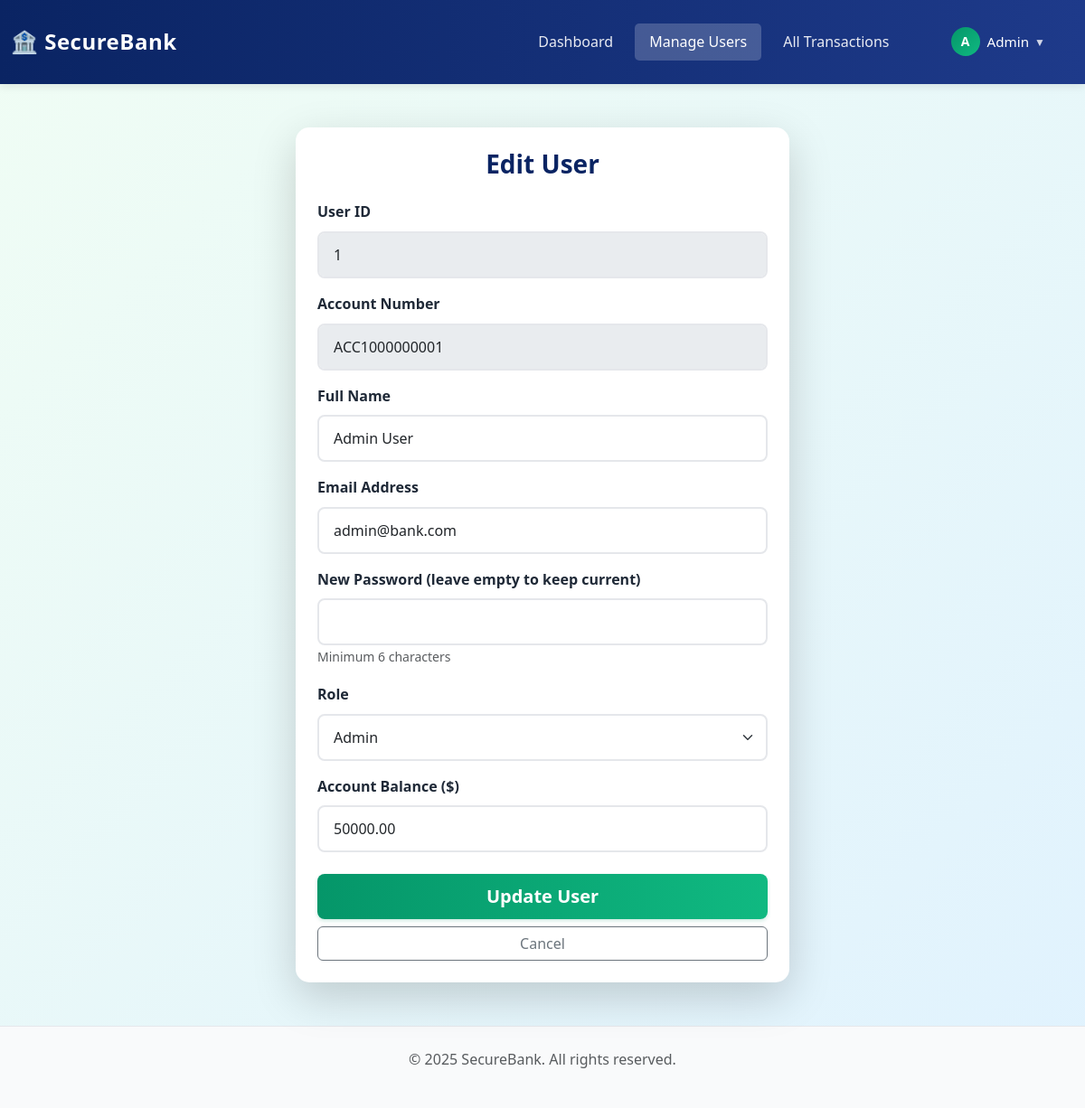
/admin/edit_user.php?id=1 (signed in), run on the app's committed database.
### tables this page shows
CREATE TABLE accounts (
    account_id INT AUTO_INCREMENT PRIMARY KEY,
    user_id INT NOT NULL,
    account_number VARCHAR(20) UNIQUE NOT NULL,
    current_balance DECIMAL(15, 2) DEFAULT 10000.00,
    created_at TIMESTAMP DEFAULT CURRENT_TIMESTAMP,
    updated_at TIMESTAMP DEFAULT CURRENT_TIMESTAMP ON UPDATE CURRENT_TIMESTAMP,
    FOREIGN KEY (user_id) REFERENCES users(user_id) ON DELETE CASCADE,
    INDEX idx_user_id (user_id),
    INDEX idx_account_number (account_number)
);

CREATE TABLE users (
    user_id INT AUTO_INCREMENT PRIMARY KEY,
    name VARCHAR(100) NOT NULL,
    email VARCHAR(100) UNIQUE NOT NULL,
    password_hash VARCHAR(255) NOT NULL,
    role ENUM('Admin', 'Customer') DEFAULT 'Customer',
    created_at TIMESTAMP DEFAULT CURRENT_TIMESTAMP,
    updated_at TIMESTAMP DEFAULT CURRENT_TIMESTAMP ON UPDATE CURRENT_TIMESTAMP,
    INDEX idx_email (email),
    INDEX idx_role (role)
);

### admin/edit_user.php (the view, shortened to what this page needs)
<?php
$conn = getDBConnection();
$firstName = explode(' ', $_SESSION['name'])[0];
$user_id = intval($_GET['id']);
$stmt = $conn->prepare("
    SELECT u.*, a.current_balance, a.account_number
    FROM users u
    LEFT JOIN accounts a ON u.user_id = a.user_id
    WHERE u.user_id = ?
");
$stmt->bind_param("i", $user_id);
$stmt->execute();
$result = $stmt->get_result();
$user = $result->fetch_assoc();
?>
<!DOCTYPE html>
<html lang="en">
<head>
    <link href="https://cdn.jsdelivr.net/npm/bootstrap@5.3.0/dist/css/bootstrap.min.css" rel="stylesheet">
    <link rel="stylesheet" href="../assets/css/custom.css">
</head>
<body>
    <nav class="navbar navbar-expand-lg navbar-dark navbar-custom">
        <div class="container-fluid">
            <a class="navbar-brand fw-bold" href="dashboard.php">🏦 SecureBank</a>
            <div class="collapse navbar-collapse" id="navbarNav">
                <ul class="navbar-nav ms-auto align-items-center">
                    <li class="nav-item">
                        <a class="nav-link" href="dashboard.php">Dashboard</a>
                    </li>
                    <li class="nav-item">
                        <a class="nav-link active" href="manage_users.php">Manage Users</a>
                    </li>
                    <li class="nav-item">
                        <a class="nav-link" href="view_transactions.php">All Transactions</a>
                    </li>
                    <li class="nav-item dropdown user-profile-menu ms-3">
                        <a class="nav-link dropdown-toggle p-0" href="#" id="userDropdown" role="button"
                           data-bs-toggle="dropdown" aria-expanded="false" style="text-decoration: none;">
                            <span class="user-display">
                                <span class="user-avatar"><?php echo strtoupper(substr($firstName, 0, 1)); ?></span>
                                <span><?php echo htmlspecialchars($firstName); ?></span>
                                <span class="dropdown-arrow">▼</span>
                            </span>
                        </a>
                    </li>
                </ul>
            </div>
        </div>
    </nav>
    <div class="container mt-5">
        <div class="row justify-content-center">
            <div class="col-md-8 col-lg-6">
                <div class="card card-custom shadow-lg">
                    <div class="card-body p-4">
                        <h3 class="card-title mb-4 text-center" style="color: var(--primary-blue);">Edit User</h3>
                        <form method="POST">
                            <div class="mb-3">
                                <label class="form-label">User ID</label>
                                <input type="text" class="form-control" value="<?php echo $user['user_id']; ?>" disabled>
                            </div>
                            <div class="mb-3">
                                <label class="form-label">Account Number</label>
                                <input type="text" class="form-control" value="<?php echo htmlspecialchars($user['account_number']); ?>" disabled>
                            </div>
                            <div class="mb-3">
                                <label for="name" class="form-label">Full Name</label>
                                <input type="text" class="form-control" id="name" name="name"
                                       value="<?php echo htmlspecialchars($user['name']); ?>" required>
                            </div>
                            <div class="mb-3">
                                <label for="email" class="form-label">Email Address</label>
                                <input type="email" class="form-control" id="email" name="email"
                                       value="<?php echo htmlspecialchars($user['email']); ?>" required>
                            </div>
                            <div class="mb-3">
                                <label for="password" class="form-label">New Password (leave empty to keep current)</label>
                                <input type="password" class="form-control" id="password" name="password">
                                <small class="text-muted">Minimum 6 characters</small>
                            </div>
                            <div class="mb-3">
                                <label for="role" class="form-label">Role</label>
                                <select class="form-select" id="role" name="role" required>
                                    <option value="Admin" <?php echo $user['role'] === 'Admin' ? 'selected' : ''; ?>>Admin</option>
                                </select>
                            </div>
                            <div class="mb-4">
                                <label for="balance" class="form-label">Account Balance ($)</label>
                                <input type="number" class="form-control" id="balance" name="balance"
                                       value="<?php echo $user['current_balance']; ?>" step="0.01" min="0" required>
                            </div>
                            <div class="d-grid gap-2">
                                <button type="submit" class="btn btn-primary-custom btn-lg">Update User</button>
                                <a href="manage_users.php" class="btn btn-outline-secondary">Cancel</a>
                            </div>
                        </form>
                    </div>
                </div>
            </div>
        </div>
    </div>
    <footer class="mt-5 py-4 text-center text-muted">
        <p>&copy; 2025 SecureBank. All rights reserved.</p>
    </footer>
</body>
</html>

### assets/css/custom.css (style rules this page uses)
:root { --primary-blue: #0a2463; --secondary-blue: #1e3a8a; --primary-green: #059669; --secondary-green: #10b981; --light-bg: #f0fdf4; --dark-text: #1f2937; --light-text: #6b7280; --success-color: #059669; --danger-color: #dc2626; --warning-color: #f59e0b; --info-color: #0284c7; }
* { margin: 0; padding: 0; box-sizing: border-box; }
body { font-family: 'Segoe UI', Tahoma, Geneva, Verdana, sans-serif; background: linear-gradient(135deg, var(--light-bg) 0%, #e0f2fe 100%); min-height: 100vh; color: var(--dark-text); line-height: 1.6; }
.navbar-custom { background: linear-gradient(90deg, var(--primary-blue) 0%, var(--secondary-blue) 100%); box-shadow: 0 2px 10px rgba(0, 0, 0, 0.1); padding: 1rem 0; }
.navbar-brand { font-size: 1.5rem; font-weight: 700; color: white !important; letter-spacing: 0.5px; }
.navbar-custom .nav-link { color: rgba(255, 255, 255, 0.9) !important; font-weight: 500; padding: 0.5rem 1rem !important; transition: all 0.3s ease; border-radius: 5px; margin: 0 0.25rem; }
.navbar-custom .nav-link.active { color: white !important; background: rgba(255, 255, 255, 0.2); }
.btn-primary-custom { background: linear-gradient(90deg, var(--primary-green) 0%, var(--secondary-green) 100%); border: none; color: white; font-weight: 600; padding: 0.625rem 1.5rem; border-radius: 8px; transition: all 0.3s ease; box-shadow: 0 2px 4px rgba(5, 150, 105, 0.2); }
.card-custom { border: none; border-radius: 15px; box-shadow: 0 4px 6px rgba(0, 0, 0, 0.1); transition: all 0.3s ease; background: white; overflow: hidden; }
.card-body { padding: 1.5rem; }
.card-title { color: var(--primary-blue); font-weight: 700; margin-bottom: 1rem; }
.form-control, .form-select { border: 2px solid #e5e7eb; border-radius: 8px; padding: 0.75rem 1rem; transition: all 0.3s ease; font-size: 1rem; }
.form-label { font-weight: 600; color: var(--dark-text); margin-bottom: 0.5rem; }
footer { background-color: #f9fafb; border-top: 1px solid #e5e7eb; margin-top: auto; }
.card-custom { animation: fadeIn 0.5s ease-out; }

### admin/edit_user.php (style rules this page uses)
.user-profile-menu { position: relative; }
.user-avatar { width: 32px; height: 32px; border-radius: 50%; background: linear-gradient(135deg, #059669, #10b981); color: white; display: inline-flex; align-items: center; justify-content: center; font-weight: 600; font-size: 14px; margin-right: 8px; }
.user-display { color: white; font-weight: 500; font-size: 0.95rem; cursor: pointer; padding: 0.4rem 0.75rem; border-radius: 8px; transition: background 0.3s ease; display: inline-flex; align-items: center; }
.navbar .dropdown-toggle::after { display: none; }
.dropdown-arrow { margin-left: 6px; font-size: 0.75rem; opacity: 0.8; }

### data on the page
accounts: user.user_id "1", account_number "ACC1000000001", name "Admin User", email "admin@bank.com", balance "50000.00"
users: role "Admin"

### other printed values
substr($firstName, 0, 1) "A"
$firstName "Admin"
